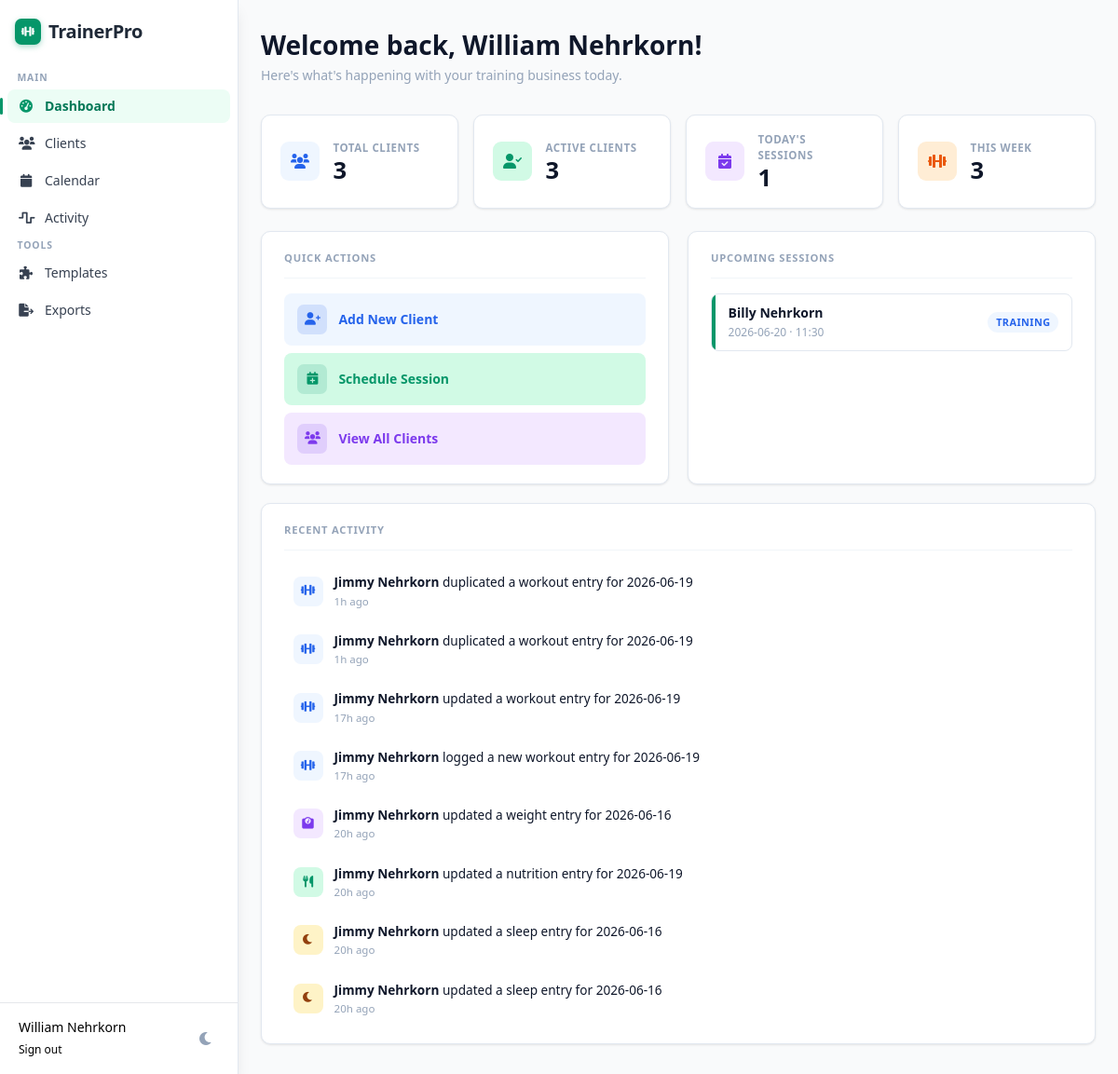
Screenshot of /dashboard (signed in) with the database file from the repository.
### tables this page shows
CREATE TABLE clients (
            id TEXT PRIMARY KEY,
            trainer_id TEXT NOT NULL,
            name TEXT NOT NULL,
            email TEXT,
            phone TEXT,
            age INTEGER,
            gender TEXT,
            weight REAL,
            height REAL,
            status TEXT DEFAULT 'active',
            notes TEXT,
            photo_url TEXT,
            created_at TIMESTAMP DEFAULT CURRENT_TIMESTAMP,
            FOREIGN KEY (trainer_id) REFERENCES users (id)
        );

CREATE TABLE activity_log (
            id           TEXT PRIMARY KEY,
            trainer_id   TEXT NOT NULL,
            client_id    TEXT NOT NULL,
            client_name  TEXT,
            category     TEXT NOT NULL,
            action       TEXT NOT NULL,
            detail       TEXT,
            created_at   TIMESTAMP NOT NULL
        );

### app.py (the view)
@app.route('/dashboard')
@login_required
def dashboard():
    conn = get_db()
    trainer_id = session['user_id']
    today = datetime.now().date()
    week_start = today - timedelta(days=today.weekday())
    week_end = week_start + timedelta(days=6)
    total_clients = \
        conn.execute('SELECT COUNT(*) as count FROM clients WHERE trainer_id = ?', (trainer_id,)).fetchone()[
            'count']
    active_clients = conn.execute('SELECT COUNT(*) as count FROM clients WHERE trainer_id = ? AND status = "active"',
                                  (trainer_id,)).fetchone()['count']
    today_session_count = conn.execute('''
        SELECT COUNT(*) as count FROM sessions
        WHERE trainer_id = ? AND session_date = ? AND status != 'cancelled'
    ''', (trainer_id, today.isoformat())).fetchone()['count']
    week_session_count = conn.execute('''
        SELECT COUNT(*) as count FROM sessions
        WHERE trainer_id = ? AND session_date BETWEEN ? AND ? AND status != 'cancelled'
    ''', (trainer_id, week_start.isoformat(), week_end.isoformat())).fetchone()['count']
    recent_sessions = conn.execute('''
        SELECT s.*, c.name as client_name
        FROM sessions s
        JOIN clients c ON s.client_id = c.id
        WHERE s.trainer_id = ? AND s.session_date >= date('now') AND s.status != 'cancelled'
        ORDER BY s.session_date, s.start_time
        LIMIT 5
    ''', (trainer_id,)).fetchall()
    recent_activity = conn.execute('''
        SELECT id, client_id, client_name, category, action, detail, created_at
        FROM activity_log
        WHERE trainer_id = ?
        ORDER BY created_at DESC
        LIMIT 8
    ''', (trainer_id,)).fetchall()
    conn.close()
    return render_template('dashboard/index.html',
                           total_clients=total_clients,
                           active_clients=active_clients,
                           today_session_count=today_session_count,
                           week_session_count=week_session_count,
                           recent_sessions=recent_sessions,
                           recent_activity=recent_activity)

### auth_utils.py (called while the page is built)
def login_required(f):
    @wraps(f)
    def decorated_function(*args, **kwargs):
        if 'user_id' not in session:
            return redirect(url_for('login'))
        return f(*args, **kwargs)
    return decorated_function

### db.py (called while the page is built)
def get_db():
    conn = sqlite3.connect(DB_PATH)
    conn.row_factory = sqlite3.Row
    return conn

### templates/dashboard/index.html (shortened to what this page needs)
{% extends "base.html" %}
{% block content %}
<div class="page-wrap">
  <div class="dash-header">
    <div class="dash-greeting">Welcome back, {{ session.user_name }}!</div>
    <div class="dash-subtitle">Here's what's happening with your training business today.</div>
  </div>
  <div class="stats-grid">
    <div class="stat-card">
      <div class="stat-icon blue"><i class="fas fa-users"></i></div>
      <div>
        <div class="stat-label">Total Clients</div>
        <div class="stat-value">{{ total_clients }}</div>
      </div>
    </div>
    <div class="stat-card">
      <div class="stat-icon green"><i class="fas fa-user-check"></i></div>
      <div>
        <div class="stat-label">Active Clients</div>
        <div class="stat-value">{{ active_clients }}</div>
      </div>
    </div>
    <div class="stat-card">
      <div class="stat-icon purple"><i class="fas fa-calendar-check"></i></div>
      <div>
        <div class="stat-label">Today's Sessions</div>
        <div class="stat-value">{{ today_session_count }}</div>
      </div>
    </div>
    <div class="stat-card">
      <div class="stat-icon orange"><i class="fas fa-dumbbell"></i></div>
      <div>
        <div class="stat-label">This Week</div>
        <div class="stat-value">{{ week_session_count }}</div>
      </div>
    </div>
  </div>
  <div class="main-grid">
    <div class="card">
      <div class="card-header">
        <span class="card-title">Quick Actions</span>
      </div>
      <div class="action-list">
        <a href="{{ url_for('new_client') }}" class="action-link blue">
          <div class="action-link-icon"><i class="fas fa-user-plus"></i></div>
          Add New Client
        </a>
        <a href="{{ url_for('calendar') }}" class="action-link green">
          <div class="action-link-icon"><i class="fas fa-calendar-plus"></i></div>
          Schedule Session
        </a>
        <a href="{{ url_for('clients') }}" class="action-link purple">
          <div class="action-link-icon"><i class="fas fa-users"></i></div>
          View All Clients
        </a>
      </div>
    </div>
    <div class="card">
      <div class="card-header">
        <span class="card-title">Upcoming Sessions</span>
      </div>
      {% if recent_sessions %}
        <div class="session-list">
          {% for session in recent_sessions %}
          <div class="session-item">
            <div class="session-accent"></div>
            <div class="session-body">
              <div>
                <div class="session-client">{{ session.client_name }}</div>
                <div class="session-time">{{ session.session_date }} &middot; {{ session.start_time }}</div>
              </div>
              <span class="session-type-badge">{{ session.session_type }}</span>
            </div>
          </div>
          {% endfor %}
        </div>
      {% else %}
        <div class="empty-state">
          <i class="fas fa-calendar-xmark"></i>
          <p>No upcoming sessions scheduled</p>
        </div>
      {% endif %}
    </div>
  </div>
  <div class="card activity-card">
    <div class="card-header">
      <span class="card-title">Recent Activity</span>
    </div>
    {% if recent_activity %}
      <div class="activity-list">
        {% for event in recent_activity %}
        <div class="activity-item">
          <div class="activity-icon {{ event.category }}">
            {% if event.category == 'workout' %}<i class="fas fa-dumbbell"></i>
            {% elif event.category == 'weight' %}<i class="fas fa-weight-scale"></i>
            {% elif event.category == 'sleep' %}<i class="fas fa-moon"></i>
            {% elif event.category == 'nutrition' %}<i class="fas fa-utensils"></i>
            {% else %}<i class="fas fa-circle-info"></i>
            {% endif %}
          </div>
          <div class="activity-text">
            <div class="activity-line">
              <strong>{{ event.client_name }}</strong>
              {% if event.action == 'created' %}logged a new
              {% elif event.action == 'updated' %}updated a
              {% elif event.action == 'deleted' %}deleted a
              {% elif event.action == 'duplicated' %}duplicated a
              {% else %}{{ event.action }}
              {% endif %}
              {{ event.category }} entry{% if event.detail %} for {{ event.detail }}{% endif %}
            </div>
            <div class="activity-time" data-timestamp="{{ event.created_at }}">{{ event.created_at }}</div>
          </div>
        </div>
        {% endfor %}
      </div>
    {% else %}
      <div class="empty-state">
        <i class="fas fa-wave-square"></i>
        <p>No client activity yet</p>
      </div>
    {% endif %}
  </div>
</div>
{% endblock %}

### templates/base.html (shortened to what this page needs)
<!DOCTYPE html>
<html lang="en">
<head>
    <script src="https://cdn.tailwindcss.com"></script>
    <link rel="stylesheet" href="https://cdnjs.cloudflare.com/ajax/libs/font-awesome/6.0.0/css/all.min.css">
</head>
<body class="bg-gray-50 dark:bg-gray-900">
    {% if session.user_id %}
    <div class="hidden lg:fixed lg:inset-y-0 lg:flex lg:w-64 lg:flex-col">
        <div class="sidebar-inner flex min-h-0 flex-1 flex-col shadow-lg">
            <div class="flex flex-1 flex-col pt-5 pb-4 overflow-y-auto">
                <div class="flex items-center gap-2 flex-shrink-0 px-4 mb-3">
                    <div class="app-logo-mark"><i class="fas fa-dumbbell"></i></div>
                    <h1 class="text-xl font-bold text-gray-800 sidebar-logo-text">TrainerPro</h1>
                </div>
                <nav class="mt-2 flex-1 px-2 space-y-1">
                    <p class="sidebar-section-label mt-2 mb-1">Main</p>
                    <a href="{{ url_for('dashboard') }}"
                       class="sidebar-link group flex items-center px-3 py-2 text-sm font-medium text-gray-700 {% if request.endpoint == 'dashboard' %}active{% endif %}">
                        <i class="fas fa-tachometer-alt mr-3 w-4 text-center"></i>Dashboard
                    </a>
                    <a href="{{ url_for('clients') }}"
                       class="sidebar-link group flex items-center px-3 py-2 text-sm font-medium text-gray-700 {% if request.endpoint in ['clients','client_detail','new_client','edit_client'] %}active{% endif %}">
                        <i class="fas fa-users mr-3 w-4 text-center"></i>Clients
                    </a>
                    <a href="{{ url_for('calendar') }}"
                       class="sidebar-link group flex items-center px-3 py-2 text-sm font-medium text-gray-700 {% if request.endpoint == 'calendar' %}active{% endif %}">
                        <i class="fas fa-calendar mr-3 w-4 text-center"></i>Calendar
                    </a>
                    <a href="{{ url_for('activity_stream') }}"
                       class="sidebar-link group flex items-center px-3 py-2 text-sm font-medium text-gray-700 {% if request.endpoint == 'activity_stream' %}active{% endif %}">
                        <i class="fas fa-wave-square mr-3 w-4 text-center"></i>Activity
                    </a>
                    <p class="sidebar-section-label mt-4 mb-1">Tools</p>
                    <a href="{{ url_for('workout_templates') }}"
                       class="sidebar-link group flex items-center px-3 py-2 text-sm font-medium text-gray-700 {% if request.endpoint == 'workout_templates' %}active{% endif %}">
                        <i class="fas fa-puzzle-piece mr-3 w-4 text-center"></i>Templates
                    </a>
                    <a href="{{ url_for('exports') }}"
                       class="sidebar-link group flex items-center px-3 py-2 text-sm font-medium text-gray-700 {% if request.endpoint == 'exports' %}active{% endif %}">
                        <i class="fas fa-file-export mr-3 w-4 text-center"></i>Exports
                    </a>
                </nav>
            </div>
            <div class="sidebar-footer flex-shrink-0 flex border-t border-gray-200 p-4">
                <div class="flex items-center justify-between w-full">
                    <div class="ml-1">
                        <p class="text-sm font-medium user-name">{{ session.user_name }}</p>
                        <a href="{{ url_for('logout') }}" class="sign-out-link text-xs">Sign out</a>
                    </div>
                    <button type="button" class="theme-toggle js-theme-toggle" aria-label="Toggle dark mode" title="Toggle dark mode">
                        <i class="fas fa-moon"></i>
                    </button>
                </div>
            </div>
        </div>
    </div>
    <div class="lg:pl-64 flex flex-col flex-1">
        <main class="flex-1">
            {% endif %}
            {% block content %}{% endblock %}
            {% if session.user_id %}
        </main>
    </div>
    {% endif %}
</body>
</html>

### templates/base.html (style rules this page uses)
.theme-toggle { display: flex; align-items: center; justify-content: center; width: 36px; height: 36px; border-radius: 8px; background: transparent; border: none; cursor: pointer; color: var(--slate-400, #94A3B8); transition: background 0.15s, color 0.15s; }
.sidebar-inner { background: white; border-right: 1px solid #E2E8F0; }
.sidebar-logo-text { letter-spacing: -0.02em; }
.app-logo-mark { width: 28px; height: 28px; border-radius: 7px; display: flex; align-items: center; justify-content: center; font-size: 0.72rem; color: white; background: #059669; box-shadow: 0 2px 6px rgba(5,150,105,0.35); flex-shrink: 0; }
.sidebar-section-label { font-size: 0.65rem; font-weight: 700; text-transform: uppercase; letter-spacing: 0.09em; color: #94A3B8; padding: 0 0.65rem; margin-bottom: 0.4rem; }
.sidebar-link { position: relative; border-radius: 8px; font-weight: 500; transition: background 0.13s, color 0.13s; }
.sidebar-link i { transition: color 0.13s; }
.sidebar-link.active::before { content: ''; position: absolute; left: -0.5rem; top: 50%; transform: translateY(-50%); width: 3px; height: 18px; background: #059669; border-radius: 99px; }
.sidebar-link.active { background: #ECFDF5; color: #047857 !important; font-weight: 600; }
.sidebar-link.active i { color: #059669; }

### rows the page displays
activity_log: client_name "Jimmy Nehrkorn", action "duplicated a", category "workout", detail "2026-06-19"
activity_log: client_name "Jimmy Nehrkorn", action "duplicated a", category "workout", detail "2026-06-19"
activity_log: client_name "Jimmy Nehrkorn", action "updated a", category "workout", detail "2026-06-19"
activity_log: client_name "Jimmy Nehrkorn", action "logged a new", category "workout", detail "2026-06-19"
activity_log: client_name "Jimmy Nehrkorn", action "updated a", category "weight", detail "2026-06-16"
activity_log: client_name "Jimmy Nehrkorn", action "updated a", category "nutrition", detail "2026-06-19"
activity_log: client_name "Jimmy Nehrkorn", action "updated a", category "sleep", detail "2026-06-16"
activity_log: client_name "Jimmy Nehrkorn", action "updated a", category "sleep", detail "2026-06-16"

### other values shown
{{ session.user_name }} "William Nehrkorn"
{{ total_clients }} "3"
{{ active_clients }} "3"
{{ today_session_count }} "1"
{{ week_session_count }} "3"
{{ session.client_name }} "Billy Nehrkorn"
{{ session.session_date }} "2026-06-20"
{{ session.start_time }} "11:30"
{{ session.session_type }} "TRAINING"
